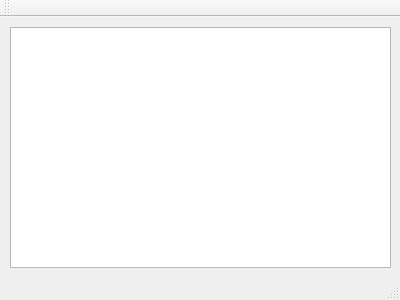
<?xml version="1.0" encoding="UTF-8"?>
<ui version="4.0">
 <class>MainWindow</class>
 <widget class="QMainWindow" name="MainWindow">
  <property name="geometry">
   <rect>
    <x>0</x>
    <y>0</y>
    <width>400</width>
    <height>300</height>
   </rect>
  </property>
  <property name="windowTitle">
   <string>MainWindow</string>
  </property>
  <widget class="QWidget" name="centralWidget">
   <widget class="QTableView" name="tableView">
    <property name="geometry">
     <rect>
      <x>10</x>
      <y>10</y>
      <width>381</width>
      <height>241</height>
     </rect>
    </property>
   </widget>
  </widget>
  <widget class="QMenuBar" name="menuBar">
   <property name="geometry">
    <rect>
     <x>0</x>
     <y>0</y>
     <width>400</width>
     <height>20</height>
    </rect>
   </property>
  </widget>
  <widget class="QToolBar" name="mainToolBar">
   <attribute name="toolBarArea">
    <enum>TopToolBarArea</enum>
   </attribute>
   <attribute name="toolBarBreak">
    <bool>false</bool>
   </attribute>
  </widget>
  <widget class="QStatusBar" name="statusBar"/>
 </widget>
 <layoutdefault spacing="6" margin="11"/>
 <resources/>
 <connections/>
</ui>
